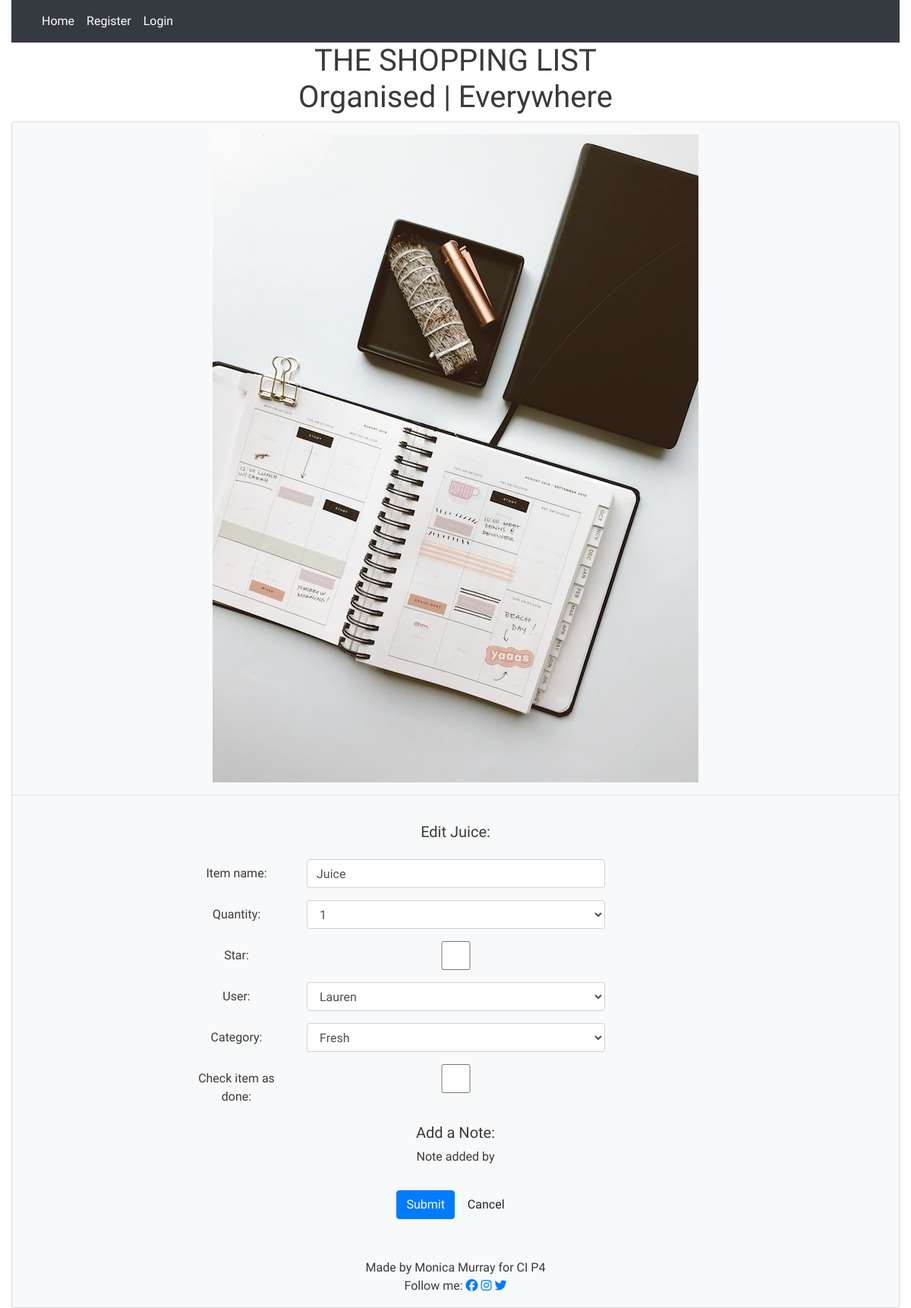
Before: /edit/43/ with the older database file.
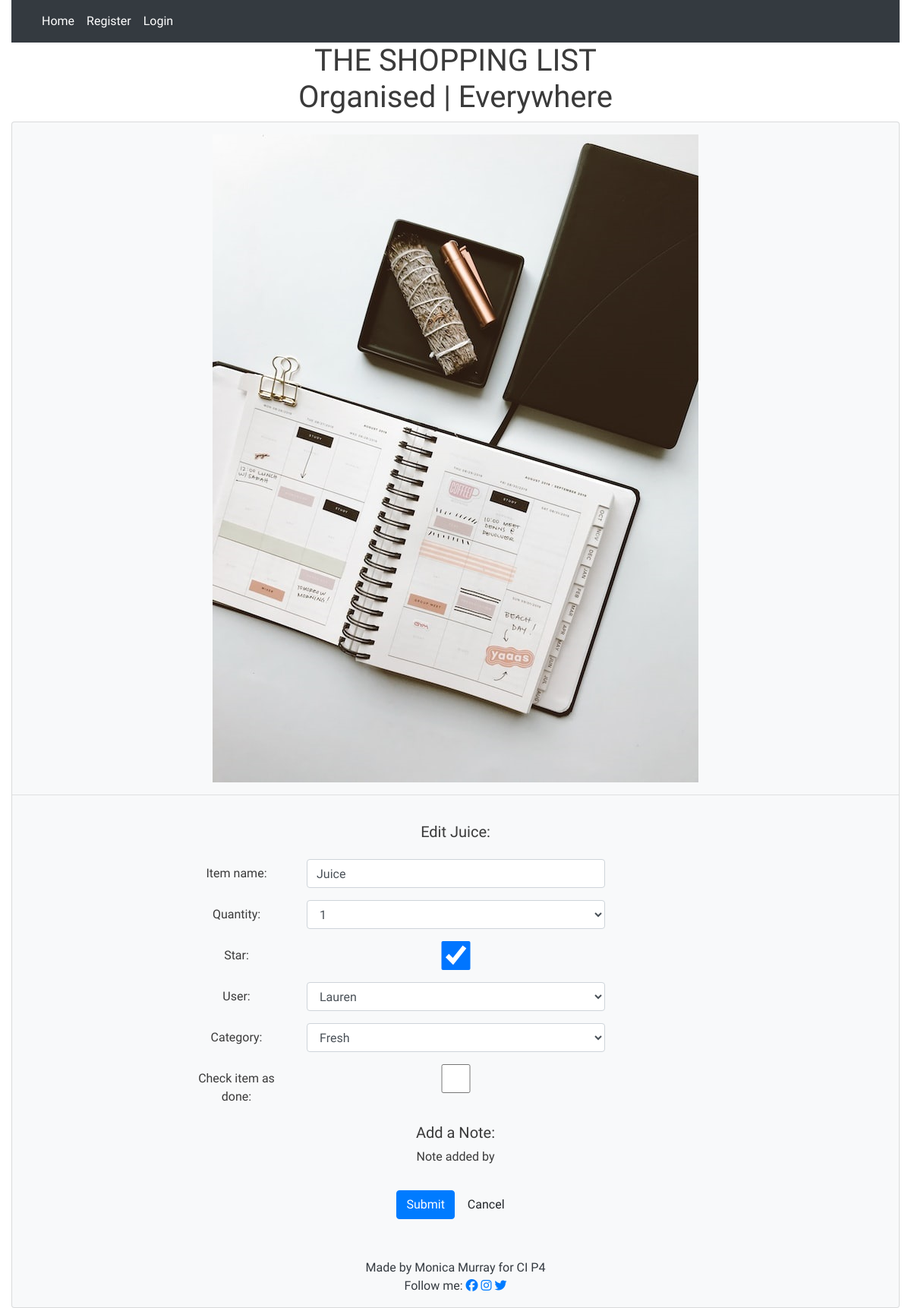
After: the same page with the newer database file.
### list/models.py (models this page shows)
class Entry(models.Model):
    item_name = models.CharField(
        max_length=60, null=False, blank=False, unique=True)
    quantity = models.IntegerField(choices=QUANTITY_CHOICES)
    star = models.BooleanField(default=False)
    user = models.ForeignKey(User, on_delete=models.CASCADE)
    category = models.CharField(max_length=20, choices=CATEGORY_CHOICES)
    added_on = models.DateTimeField(auto_now_add=True)
    check_item_as_done = models.BooleanField(default=False)
    class Meta:
        ordering = ['-added_on', '-star',]
    def __str__(self):
        return self.item_name

### list/views.py (the view)
# urls.py: path('edit/<int:pk>/', views.EditView.as_view(), name='edit'),
class EditView(UpdateView):
    model = Entry
    template_name = 'edit_entry.html'
    fields = '__all__'
    pk_url_kwarg = 'pk'
    success_url = reverse_lazy('home')

### templates/edit_entry.html (shortened to what this page needs)
{% extends 'base.html' %}
{% load widget_tweaks %}
{% block content %}
<div class="row justify-content-center">
    <h5 class="text-capitalize">Edit {{entry}}:</h5>
</div>
<div class="container pt-3">
    <form method="post">
        {% for field in form.visible_fields %}
            <div class="form-group row offset-md-2">
            <label for="{{field.id_for_label}}" class="col-sm-2 col-form-label">{{ field.label }}:</label>
            <div class="col-sm-8">
            {{ field|add_class:'form-control col-sm-8 text-capitalize'}}
            </div>
            </div>
        {% endfor %}
            <h5>Add a Note:</h5>
            <p>Note added by {{user.username}}</p>
        <div class="form-group pt-3">
        <button type="submit" class="btn btn-primary">Submit</button>
        <a href="{% url 'home' %}" class="btn btn-default">Cancel</a>
        </div>
    </form>
</div>
{% endblock %}

Changed rows visible on the page:
changed Entry "Juice": star "☐" → "☑"
